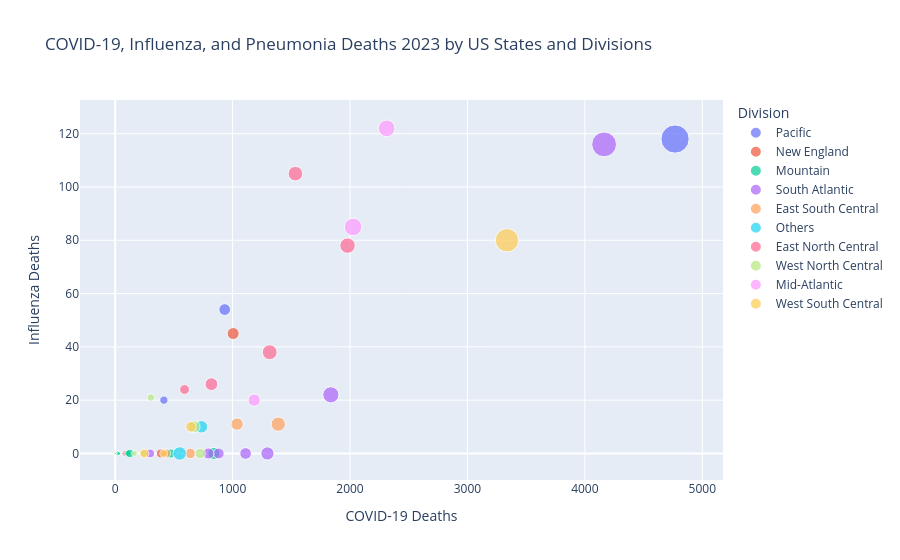

The notebook cell saved with this chart:
### Code cell
from us_state_mappings import us_state_division_dict

covid_deaths_vs_flu_deaths = (
    df
    .with_columns(
        pl.col('State').replace_strict(us_state_division_dict, default='Others').alias('Division')
    )
    .filter(
        pl.col('State') != 'United States',
        pl.col('Age Group') != 'All Ages',
        pl.col('Sex') != 'All Sexes',
        pl.col('Year') == 2023
    )
    .group_by('State', 'Division')
    .agg(
        pl.col('COVID-19 Deaths').sum(),
        pl.col('Influenza Deaths').sum(),
        pl.col('Pneumonia Deaths').sum()
    )
)

fig = px.scatter(
    covid_deaths_vs_flu_deaths, 
    x='COVID-19 Deaths', 
    y='Influenza Deaths', 
    color='Division',
    size='Pneumonia Deaths',
    hover_name='State',
    title='COVID-19, Influenza, and Pneumonia Deaths 2023 by US States and Divisions'
)

fig.show()

### Figure 1 — Plotly figure (JSON) as saved in the notebook; plotly's stock layout.template omitted (floating-point values rounded to 4 significant figures)
{"data": [{"hovertemplate": "<b>%{hovertext}</b><br><br>Division=Pacific<br>COVID-19 Deaths=%{x}<br>Influenza Deaths=%{y}<br>Pneumonia Deaths=%{marker.size}<extra></extra>", "hovertext": ["California", "Hawaii", "Alaska", "Oregon", "Washington"], "legendgroup": "Pacific", "marker": {"color": "#636efa", "size": [14304, 415, 0, 1240, 2470], "sizemode": "area", "sizeref": 35.76, "symbol": "circle"}, "mode": "markers", "name": "Pacific", "orientation": "v", "showlegend": true, "type": "scatter", "x": [4768, 20, 0, 415, 933], "xaxis": "x", "y": [118, 0, 0, 20, 54], "yaxis": "y"}, {"hovertemplate": "<b>%{hovertext}</b><br><br>Division=New England<br>COVID-19 Deaths=%{x}<br>Influenza Deaths=%{y}<br>Pneumonia Deaths=%{marker.size}<extra></extra>", "hovertext": ["New Hampshire", "Rhode Island", "Maine", "Vermont", "Connecticut", "Massachusetts"], "legendgroup": "New England", "marker": {"color": "#EF553B", "size": [248, 64, 528, 43, 1469, 2555], "sizemode": "area", "sizeref": 35.76, "symbol": "circle"}, "mode": "markers", "name": "New England", "orientation": "v", "showlegend": true, "type": "scatter", "x": [79, 33, 81, 0, 389, 1005], "xaxis": "x", "y": [0, 0, 0, 0, 0, 45], "yaxis": "y"}, {"hovertemplate": "<b>%{hovertext}</b><br><br>Division=Mountain<br>COVID-19 Deaths=%{x}<br>Influenza Deaths=%{y}<br>Pneumonia Deaths=%{marker.size}<extra></extra>", "hovertext": ["New Mexico", "Utah", "Colorado", "Arizona", "Nevada", "Idaho", "Montana", "Wyoming"], "legendgroup": "Mountain", "marker": {"color": "#00cc96", "size": [703, 393, 1498, 2606, 1302, 231, 114, 20], "sizemode": "area", "sizeref": 35.76, "symbol": "circle"}, "mode": "markers", "name": "Mountain", "orientation": "v", "showlegend": true, "type": "scatter", "x": [106, 22, 473, 841, 125, 32, 0, 0], "xaxis": "x", "y": [0, 0, 0, 0, 0, 0, 0, 0], "yaxis": "y"}, {"hovertemplate": "<b>%{hovertext}</b><br><br>Division=South Atlantic<br>COVID-19 Deaths=%{x}<br>Influenza Deaths=%{y}<br>Pneumonia Deaths=%{marker.size}<extra></extra>", "hovertext": ["North Carolina", "South Carolina", "Florida", "Maryland", "Georgia", "Delaware", "Virginia", "West Virginia"], "legendgroup": "South Atlantic", "marker": {"color": "#ab63fa", "size": [4691, 2106, 11032, 2193, 3116, 84, 2428, 1354], "sizemode": "area", "sizeref": 35.76, "symbol": "circle"}, "mode": "markers", "name": "South Atlantic", "orientation": "v", "showlegend": true, "type": "scatter", "x": [1837, 882, 4164, 795, 1297, 66, 1111, 299], "xaxis": "x", "y": [22, 0, 116, 0, 0, 0, 0, 0], "yaxis": "y"}, {"hovertemplate": "<b>%{hovertext}</b><br><br>Division=East South Central<br>COVID-19 Deaths=%{x}<br>Influenza Deaths=%{y}<br>Pneumonia Deaths=%{marker.size}<extra></extra>", "hovertext": ["Tennessee", "Alabama", "Kentucky", "Mississippi"], "legendgroup": "East South Central", "marker": {"color": "#FFA15A", "size": [3690, 1970, 2729, 1459], "sizemode": "area", "sizeref": 35.76, "symbol": "circle"}, "mode": "markers", "name": "East South Central", "orientation": "v", "showlegend": true, "type": "scatter", "x": [1389, 640, 1038, 434], "xaxis": "x", "y": [11, 0, 11, 0], "yaxis": "y"}, {"hovertemplate": "<b>%{hovertext}</b><br><br>Division=Others<br>COVID-19 Deaths=%{x}<br>Influenza Deaths=%{y}<br>Pneumonia Deaths=%{marker.size}<extra></extra>", "hovertext": ["Puerto Rico", "District of Columbia", "New York City"], "legendgroup": "Others", "marker": {"color": "#19d3f3", "size": [3257, 21, 2756], "sizemode": "area", "sizeref": 35.76, "symbol": "circle"}, "mode": "markers", "name": "Others", "orientation": "v", "showlegend": true, "type": "scatter", "x": [550, 0, 735], "xaxis": "x", "y": [0, 0, 10], "yaxis": "y"}, {"hovertemplate": "<b>%{hovertext}</b><br><br>Division=East North Central<br>COVID-19 Deaths=%{x}<br>Influenza Deaths=%{y}<br>Pneumonia Deaths=%{marker.size}<extra></extra>", "hovertext": ["Ohio", "Wisconsin", "Illinois", "Indiana", "Michigan"], "legendgroup": "East North Central", "marker": {"color": "#FF6692", "size": [4275, 1730, 3978, 2909, 3806], "sizemode": "area", "sizeref": 35.76, "symbol": "circle"}, "mode": "markers", "name": "East North Central", "orientation": "v", "showlegend": true, "type": "scatter", "x": [1979, 591, 1316, 820, 1535], "xaxis": "x", "y": [78, 24, 38, 26, 105], "yaxis": "y"}, {"hovertemplate": "<b>%{hovertext}</b><br><br>Division=West North Central<br>COVID-19 Deaths=%{x}<br>Influenza Deaths=%{y}<br>Pneumonia Deaths=%{marker.size}<extra></extra>", "hovertext": ["North Dakota", "Minnesota", "Missouri", "Nebraska", "South Dakota", "Iowa", "Kansas"], "legendgroup": "West North Central", "marker": {"color": "#B6E880", "size": [62, 1904, 2599, 588, 123, 1004, 957], "sizemode": "area", "sizeref": 35.76, "symbol": "circle"}, "mode": "markers", "name": "West North Central", "orientation": "v", "showlegend": true, "type": "scatter", "x": [0, 724, 672, 165, 0, 304, 242], "xaxis": "x", "y": [0, 0, 10, 0, 0, 21, 0], "yaxis": "y"}, {"hovertemplate": "<b>%{hovertext}</b><br><br>Division=Mid-Atlantic<br>COVID-19 Deaths=%{x}<br>Influenza Deaths=%{y}<br>Pneumonia Deaths=%{marker.size}<extra></extra>", "hovertext": ["Pennsylvania", "New Jersey", "New York"], "legendgroup": "Mid-Atlantic", "marker": {"color": "#FF97FF", "size": [5011, 2705, 5581], "sizemode": "area", "sizeref": 35.76, "symbol": "circle"}, "mode": "markers", "name": "Mid-Atlantic", "orientation": "v", "showlegend": true, "type": "scatter", "x": [2312, 1184, 2026], "xaxis": "x", "y": [122, 20, 85], "yaxis": "y"}, {"hovertemplate": "<b>%{hovertext}</b><br><br>Division=West South Central<br>COVID-19 Deaths=%{x}<br>Influenza Deaths=%{y}<br>Pneumonia Deaths=%{marker.size}<extra></extra>", "hovertext": ["Louisiana", "Oklahoma", "Arkansas", "Texas"], "legendgroup": "West South Central", "marker": {"color": "#FECB52", "size": [1141, 2064, 1497, 9831], "sizemode": "area", "sizeref": 35.76, "symbol": "circle"}, "mode": "markers", "name": "West South Central", "orientation": "v", "showlegend": true, "type": "scatter", "x": [413, 646, 249, 3337], "xaxis": "x", "y": [0, 10, 0, 80], "yaxis": "y"}], "layout": {"legend": {"itemsizing": "constant", "title": {"text": "Division"}, "tracegroupgap": 0}, "title": {"text": "COVID-19, Influenza, and Pneumonia Deaths 2023 by US States and Divisions"}, "xaxis": {"anchor": "y", "domain": [0, 1], "title": {"text": "COVID-19 Deaths"}}, "yaxis": {"anchor": "x", "domain": [0, 1], "title": {"text": "Influenza Deaths"}}}}
